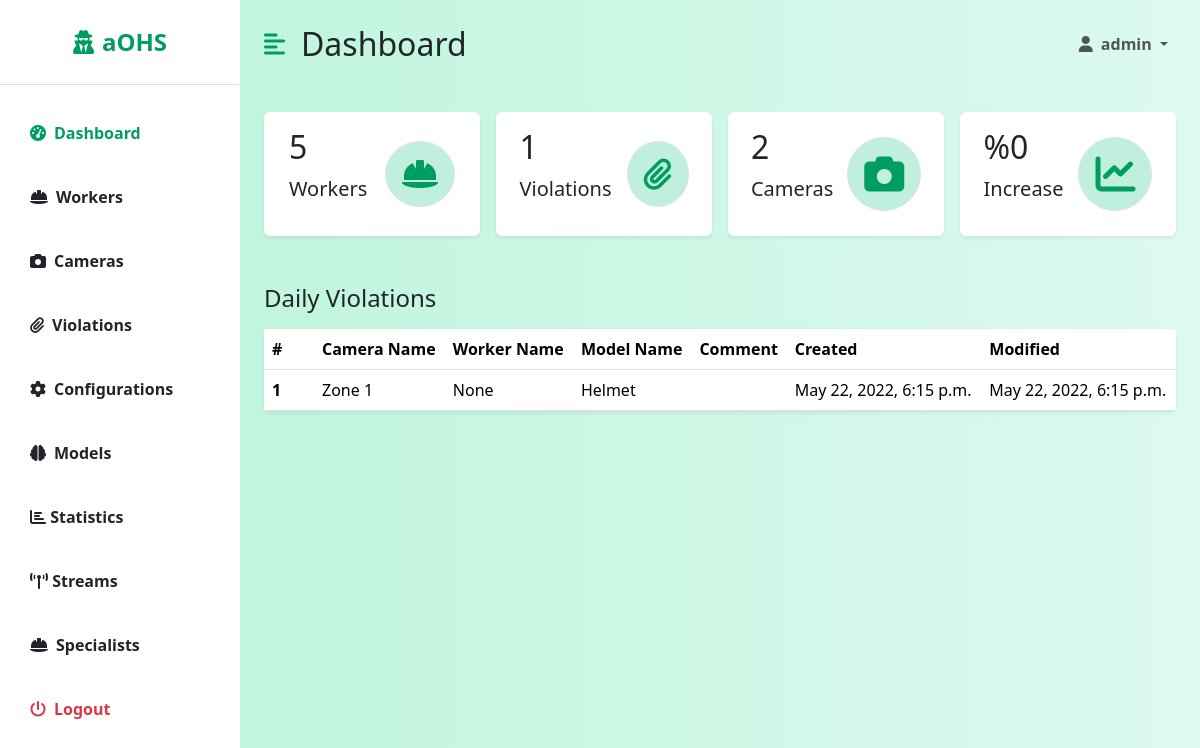
The page /dashboard/ (signed in) on the database its author committed.
### backend/models.py (models this page shows, shortened)
class Violation(models.Model):
    id = models.AutoField(primary_key=True)
    cameraId = models.ForeignKey(Camera, on_delete=models.DO_NOTHING, null=False)
    workerId = models.ForeignKey(Worker, on_delete=models.DO_NOTHING, null=True)
    modelId = models.ForeignKey(Model, on_delete=models.SET_NULL, null=True)
    comment = models.CharField(max_length=250, null=True)
    valid = models.BooleanField(default=True, null=False)
    isNotified = models.BooleanField(default=False, null=False)
    capture = models.ImageField(null=True, blank=True)
    created = models.DateTimeField(auto_now_add=True)
    modified = models.DateTimeField(auto_now=True)

class Camera(models.Model):
    id = models.AutoField(primary_key=True)
    url = models.URLField(max_length=100)
    name = models.CharField(max_length=100, null=False)
    userId = models.ForeignKey(User, on_delete=models.DO_NOTHING, null=True)
    created = models.DateTimeField(auto_now_add=True)
    modified = models.DateTimeField(auto_now=True)
    active = models.BooleanField(default=False)
    def __str__(self):
        return str(self.name)

class Model(models.Model):
    id = models.AutoField(primary_key=True)
    name = models.CharField(max_length=100, null=False)
    path = models.CharField(max_length=100, null=False)
    created = models.DateTimeField(auto_now_add=True)
    modified = models.DateTimeField(auto_now=True)
    def __str__(self):
        return str(self.name)

### dashboard/views/violation_views.py (the view)
# urls.py: path('', ViolationDailyView.as_view()),
class ViolationDailyView(LoginRequiredMixin, View, GetCountsMixin):
    login_url = '/login/'
    redirect_field_name = 'redirect_to'
    def get(self, request):
        headers = ['Camera Name', 'Worker Name', 'Model Name', 'Comment', 'Created', 'Modified']
        data = Violation.objects.filter(valid=True, created__gte=datetime.now() - timedelta(days=1))
        return render(request, 'dashboard/listDailyViolations.html',
                      {'headers': headers, 'data': data, 'counts': super().get_counts()})

### dashboard/views/mixins.py (called while the page is built)
    def get_counts(self):
        violations_in_this_week = Violation.objects.filter(valid=True, created__gte=datetime.now() - timedelta(days=7))
        violations_in_last_week = Violation.objects.filter(valid=True, created__gte=datetime.now() - timedelta(days=14),
                                                           created__lte=datetime.now() - timedelta(7))
        if len(violations_in_last_week) == 0:
            increase = 0
        else:
            increase = len(violations_in_this_week) - len(violations_in_last_week) / len(violations_in_last_week)
        counts = {
            'workers': Worker.objects.filter(active=True).count(),
            'violations': Violation.objects.filter(valid=True).count(),
            'cameras': Camera.objects.count(),
            'increase': increase,
        }
        return counts

### dashboard/templates/dashboard/listDailyViolations.html
{% extends 'dashboard/dashboard.html' %}
{% block table %}
    <h3 class="fs-4 mb-3">Daily Violations</h3>
    <table class="table bg-white rounded shadow-sm  table-hover">
        <thead>
        <tr>
            <th scope="col" width="50">#</th>
            {% for header in headers %}
                <th scope="col">{{ header }}</th>
            {% endfor %}
        </tr>
        </thead>
        <tbody>
        {% for datum in data %}
            <tr>
                <th scope="row">{{ forloop.counter }}</th>
                <td>{{ datum.cameraId }}</td>
                <td>{{ datum.workerId }}</td>
                <td>{{ datum.modelId }}</td>
                <td>{{ datum.comment }}</td>
                <td>{{ datum.created }}</td>
                <td>{{ datum.modified }}</td>
            </tr>
        {% endfor %}
        </tbody>
    </table>
{% endblock %}

### dashboard/templates/dashboard/dashboard.html (shortened to what this page needs)
{% extends 'base.html' %}
{% block dashboard %}
    <div class="d-flex" id="wrapper">
        <div class="bg-white" id="sidebar-wrapper">
            <div class="sidebar-heading text-center py-4 primary-text fs-4 fw-bold  border-bottom"><i
                    class="fas fa-user-secret me-2"></i>aOHS</div>
            <div class="list-group list-group-flush my-3">
                <a href="/dashboard/" class="list-group-item list-group-item-action bg-transparent second-text active"><i
                        class="fas fa-tachometer-alt me-2"></i>Dashboard</a>
                <a href="/dashboard/workers/" class="list-group-item list-group-item-action bg-transparent second-text fw-bold"><i
                        class="fas fa-hard-hat me-2"></i>Workers</a>
                <a href="/dashboard/cameras/" class="list-group-item list-group-item-action bg-transparent second-text fw-bold"><i
                        class="fas fa-camera me-2"></i>Cameras</a>
                <a href="/dashboard/violations/" class="list-group-item list-group-item-action bg-transparent second-text fw-bold"><i
                        class="fas fa-paperclip me-2"></i>Violations</a>
                <a href="/dashboard/configurations/" class="list-group-item list-group-item-action bg-transparent second-text fw-bold"><i
                        class="fas fa-cog me-2"></i>Configurations</a>
                <a href="/dashboard/models/" class="list-group-item list-group-item-action bg-transparent second-text fw-bold"><i
                        class="fas fa-brain me-2"></i>Models</a>
                <a href="/dashboard/statistics/" class="list-group-item list-group-item-action bg-transparent second-text fw-bold"><i
                        class="fa fa-bar-chart"></i> Statistics</a>
                <a href="/dashboard/streams/" class="list-group-item list-group-item-action bg-transparent second-text fw-bold"><i
                        class="fa fa-broadcast-tower fa-flip"></i> Streams</a>
                <a href="/dashboard/specialists/" class="list-group-item list-group-item-action bg-transparent second-text fw-bold"><i
                        class="fas fa-hard-hat me-2"></i>Specialists</a>
                <a href="/logout" class="list-group-item list-group-item-action bg-transparent text-danger fw-bold"><i
                        class="fas fa-power-off me-2"></i>Logout</a>
            </div>
        </div>
        <div id="page-content-wrapper">
            <nav class="navbar navbar-expand-lg navbar-light bg-transparent py-4 px-4">
                <div class="d-flex align-items-center">
                    <i class="fas fa-align-left primary-text fs-4 me-3" id="menu-toggle"></i>
                    <h2 class="fs-2 m-0">Dashboard</h2>
                </div>
                <div class="collapse navbar-collapse" id="navbarSupportedContent">
                    <ul class="navbar-nav ms-auto mb-2 mb-lg-0">
                        <li class="nav-item dropdown">
                            <a class="nav-link dropdown-toggle second-text fw-bold" href="#" id="navbarDropdown"
                                role="button" data-bs-toggle="dropdown" aria-expanded="false">
                                <i class="fas fa-user me-2"></i>{{ user.username }}
                            </a>
                        </li>
                    </ul>
                </div>
            </nav>
            <div class="container-fluid px-4">
                <div class="row g-3 my-2">
                    <div class="col-md-3">
                        <div class="p-3 bg-white shadow-sm d-flex justify-content-around align-items-center rounded">
                            <div>
                                <h3 class="fs-2">{{ counts.workers }}</h3>
                                <p class="fs-5">Workers</p>
                            </div>
                            <i class="fas fa-hard-hat fs-2 primary-text border rounded-full secondary-bg p-3"></i>
                        </div>
                    </div>
                    <div class="col-md-3">
                        <div class="p-3 bg-white shadow-sm d-flex justify-content-around align-items-center rounded">
                            <div>
                                <h3 class="fs-2">{{ counts.violations }}</h3>
                                <p class="fs-5">Violations</p>
                            </div>
                            <i
                                class="fas fa-paperclip fs-2 primary-text border rounded-full secondary-bg p-3"></i>
                        </div>
                    </div>
                    <div class="col-md-3">
                        <div class="p-3 bg-white shadow-sm d-flex justify-content-around align-items-center rounded">
                            <div>
                                <h3 class="fs-2">{{ counts.cameras }}</h3>
                                <p class="fs-5">Cameras</p>
                            </div>
                            <i class="fas fa-camera  fs-1 primary-text border rounded-full secondary-bg p-3"></i>
                        </div>
                    </div>
                    <div class="col-md-3">
                        <div class="p-3 bg-white shadow-sm d-flex justify-content-around align-items-center rounded">
                            <div>
                                <h3 class="fs-2">%{{ counts.increase }}</h3>
                                <p class="fs-5">Increase</p>
                            </div>
                            <i class="fas fa-chart-line fs-1 primary-text border rounded-full secondary-bg p-3"></i>
                        </div>
                    </div>
                </div>
                <div class="row my-5">
                    <div class="col">
                        {% block table %}
                        {% endblock %}
                    </div>
                </div>
            </div>
        </div>
    </div>
{% endblock %}

### templates/base.html (style rules this page uses)
:root { --main-bg-color: #009d63; --main-text-color: #009d63; --second-text-color: #bbbec5; --second-bg-color: #c1efde; }
.primary-text { color: var(--main-text-color); }
.secondary-bg { background-color: var(--second-bg-color); }
.rounded-full { border-radius: 100%; }
#wrapper { overflow-x: hidden; background-image: linear-gradient( to right, #baf3d7, #c2f5de, #cbf7e4, #d4f8ea, #ddfaef ); }
#sidebar-wrapper { min-height: 100vh; margin-left: -15rem; transition: margin 0.25s ease-out; }
#sidebar-wrapper .sidebar-heading { padding: 0.875rem 1.25rem; font-size: 1.2rem; }
#sidebar-wrapper .list-group { width: 15rem; }
#page-content-wrapper { min-width: 100vw; }
#menu-toggle { cursor: pointer; }
.list-group-item { border: none; padding: 20px 30px; }
.list-group-item.active { background-color: transparent; color: var(--main-text-color); font-weight: bold; border: none; }
@media (min-width: 768px) { #sidebar-wrapper { margin-left: 0; } }
@media (min-width: 768px) { #page-content-wrapper { min-width: 0; width: 100%; } }

### rows shown on the page
Violation: cameraId "Zone 1", workerId "None", modelId "Helmet", created "May 22, 2022, 6:15 p.m.", modified "May 22, 2022, 6:15 p.m."

### other values the page prints
{{ user.username }} "admin"
{{ counts.workers }} "5"
{{ counts.violations }} "1"
{{ counts.cameras }} "2"
{{ counts.increase }} "0"
{{ header }} "Camera Name" "Worker Name" "Model Name" "Comment" "Created" "Modified"
